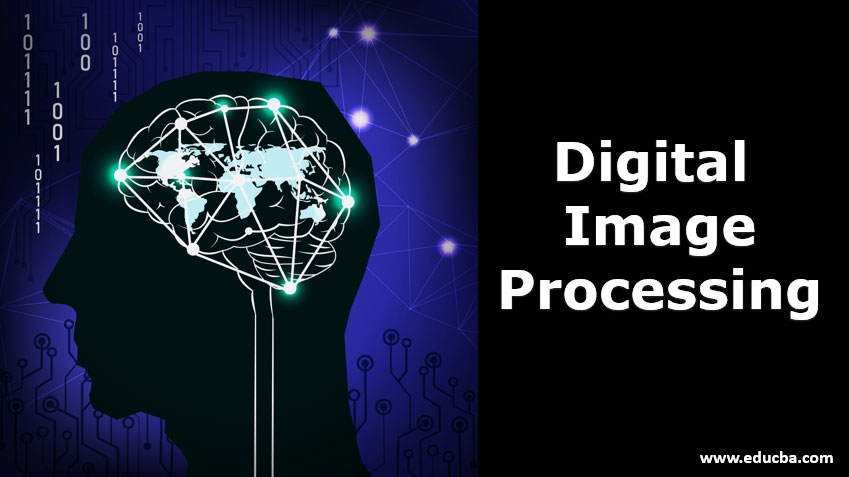
#> input picture Day_1/Session_1/images/dip1.jpg, 849 x 477 px, found by its file name; its folder holds only this picture in this run
$ jupyter execute --allow-errors Day_1_Session_1.ipynb   (shell and % lines are left out)
#> lines starting #> are read from the running program, lines starting #| are printed output that depends on the picture
<a href="https://colab.research.google.com/github/Raviteja654321/CVIT_Workshop/blob/main/Day_1/Session_1/Day_1_Session_1.ipynb" target="_parent"></a>

### Welcome to the intro session of CVIT Workshop ✌✌

Today we shall play around with multiple python modules that shall help you enormously in your research.

Today's Goals:
- Have Fun.
- Learn exciting new stuff.

### Lets Start with Jupyter Notebook features:

## Why notebooks ?
1. Data Visualisation
2. Live Interactions With Code

**Much better to experiment with as compared to standard python files**

Also helps you provide in-place explanations and cues for the future you.

*~~You: Explanation.. Pfff.. Its all in my brain~~*

---

One Month Later:

Code:
```python
print("In reality images of results would be highly helpful not memes")
```

Also I hope this session isn't too $$\frac{ds^3}{dt^3}-y..$$

**In adition to all of the cool Markdown features above, surprisingly we can also code \(Python) and view results in Jupyter Notebooks.**

**So lets begin with learning/brushing up your basic Python skills..**

P.S: The document has a few tasks and its solution hidden below. If you know how to already do it, it doesn't hurt to oil up the machine, otherwise, feel free to un-hide the solution cell and perform the same activity by yourself.

**Lets start with the most essential skill of commenting.**

Solution:

[cell 1]
#@title

# Single line comments start with a number symbol.

""" Multiline strings can be written
    using three "s, and are often used
    as documentation.
"""

**Do the following:**

1. Initialise an integer, float,a boolen value string.
2. Initialise a string and perform string concatenation
3. Placeholder for string manipulation.
4. Printing
5. Take an input

[cell 2]
a=0
b=0.
c=False

string="Hi"
string1=string+"Hello"
print(string1)

d = f"{string} all"
print(d)

print(a,b,c,d)

name = input("Hi.. You are?")
#> the answer given: images/dip1.jpg
print(f"Hi {name}..")

Solution:

[cell 3]
#@title
### 1 ###
a = 1
b = 2.0
c = True

### 2 ###
rand_str = "Hi"
rand_str1 = rand_str + "-fi"
print(rand_str)

### 3 ###
d = f"{rand_str} system"
print(d)

### 4 ###'
print(a,b,c,d)

### 5 ####
name = input("Hi.. You are?")
#> the answer given: images/dip3.jpg
print(f"Hi {name}..")

Play with `lists`:
1. Initialise a list
2. Add elements to a list
3. Add a list to another list
4. Access an element of the list
5. Perform few range tricks (using slices).

[cell 4]
lst1 = [3,2]
lst1.append('d')
lst2=['a','b']
lst3=lst2+lst1
print(lst3)
print(lst3[3])

print(lst3[1:3] )
print(lst3[2:]  )
print(lst3[:3]  )
print(lst3[::2] )
print(lst3[::-1])

*Solution:*

[cell 5]
#@title
### 1 ###
li3 = []
li1 = [1,2,3]
li2 = ["a","b","c"]

### 2 ###
li2.append("d")
print(li2)

### 3 ###
li3 = li1 + li2 ### Surprise!! Python doesn't have a type for a list. Anything can be added
print(li3)

### 4 ###
print(li3[3])

### 5 ###
# You can look at ranges with slice syntax.
# The start index is included, the end index is not
# (It's a closed/open range for you mathy types.)
  # Return list from index 1 to 3 => [2, 4]
  # Return list starting from index 2 => [4, 3]
  # Return list from beginning until index 3  => [1, 2, 4]
  # Return list selecting every second entry => [1, 4]
  # Return list in reverse order => [3, 4, 2, 1]
# Use any combination of these to make advanced slices

Play with `Tuples`: \\
Note that Tuples are immutable i.e once initialised it can be reassigned but not changed.
1. Initialise a tuple
2. Access an element of the tuple
3. Length of Tuple (Same for length of List)

Iteration tricks are the same as seen in lists.

[cell 6]
tupp=(1,2,3)
print(tupp[1])
print(len(tupp))

**Solution:**

[cell 7]
#@title
### 1 ###
tup = (1,2,3)

#### This gives an error because tuples are immutable #####
# tup[1] = 1

### 2 ###
print(tup[0])

### 3 ###
print(len(tup))

Play with `Dicts`: \\
(Dictionaries are maps that have immutable type variables as keys)

1. Initialise a dictionary
2. Look up the value for a key
3. Check if key is in dictionary
4. List all keys of a dictionary
5. List all values of a dictionary

[cell 8]
dic={
    "one":1,
    "two":2,
    "three":3
     }
print(dic['one'])
print('three' in dic)
print(list(dic.keys()))
print(list(dic.values()))

**Solution:**

[cell 9]
#@title
### 1 ###
dic = {"one":1,"two":2,"three":3} ## {} empty dict

### 2 ###
print(dic["one"])

### 3 ###
print("one" in dic)
print("four" in dic)

### 4 ###
print(list(dic.keys()))

### 5 ###
print(list(dic.values()))

Control Flows and Iterables

1. Create an if statement
2. print numbers from 3 to 10 without an explicit for in steps of 2.
3. for loop
4. while loop

[cell 10]
if(1>2):
  print("False")
else:
  print("True")

print(list(range(3,11,2)))

for i in range(4, 8, 2):
    print(i)
x=10
while(x<=12):
  x+=1
  print(x)

**Soluton:**

[cell 11]
#@title
### 1 ###

# Let's just make a variable
some_var = 5

# Here is an if statement. Indentation is significant in Python!
# This prints "some_var is smaller than 10"
if some_var > 10:
    print("some_var is totally bigger than 10.")
elif some_var < 10:    # This elif clause is optional.
    print("some_var is smaller than 10.")
else:                  # This is optional too.
    print("some_var is indeed 10.")


### 2 ###
""" range(lower, upper, step) returns an iterable of numbers
from the lower number to the upper number, while incrementing
by step. If step is not indicated, the default value is 1.
prints:
    3 5 7 9
"""
print(list(range(3,11,2)))

### 3 ###

"""
For loops iterate over lists
prints:
    dog is a mammal
    cat is a mammal
    mouse is a mammal
"""
for animal in ["dog", "cat", "mouse"]:
    # You can use format() to interpolate formatted strings
    print(f"{animal} is a mammal")

for i in range(4, 8, 2):
    print(i)


### 4 ###

"""
While loops go until a condition is no longer met.
prints:
    0
    1
    2
    3
"""
x = 0
while x < 4:
    print(x)
    x += 1  # Shorthand for x = x + 1

`Functions`:

1. Define a small function and returns a single variable.

2. Define a small function that returns multiple variables.

**Solution:**

[cell 12]
#@title
### 1 ###

# Use "def" to create new functions
def add(x, y):
    print(f"x is {x} and y is {y}")
    return x + y  # Return values with a return statement

# Calling functions with parameters
print(add(5, 6))  # => prints out "x is 5 and y is 6" and returns 11

# Another way to call functions is with keyword arguments
print(add(y=6, x=5))  # Keyword arguments can arrive in any order.

### 2 ###

def all_ops(x,y):
  return x+y,x-y,x*y,x/y,[x^y,x&y,x|y]

print(all_ops(5,6))

`File Operations`:

1. Write to File
2. Read from File

**Solution:**

[cell 13]
#@title
### 1 ###
st = "Hello everyone. \nWelcome to CVIT."
with open("myfile1.txt", "w+") as file:
    file.write(st)        # writes a string to a file

### 2 ###
with open("myfile1.txt", "r") as file:
  b = file.readlines()
print(b)

### Problem 1

Given a list of binary strings `numbers`. Define a function that takes the first `k` strings and concats their parity into a string `encoding` and returns it.

[cell 14]
def enc(numbers,k):
#> called with k = 2
  encoding=""
  for ind in range(k):
    par=0
    size=len(numbers[ind])
    for i in range(size):
      par^=int(numbers[ind][i])
    encoding+=str(par)
  return encoding

print(enc(["1011","101"],2))

**Solution**:

[cell 15]
#@title
def get_encoding(numbers,k):
  encoding = ""
  for index in range(k):
    parity = 0
    for digit in numbers[index]:
        parity ^= int(digit)
    encoding += str(parity)
  return encoding

### Less go Numpyyy !!!!

Advantages of Numpy:

- One of the fundamental packages for scientific computing in Python.
- It is a Python library that provides a multidimensional array object.
- Also provides an assortment of pre-implemented routines/functions for:
    - Fast mathematical and logical operations on arrays
    - Shape manipulation
    - Sorting
    - Discrete Fourier transforms
    - Basic linear algebra and basic statistical operations

[cell 16]
import numpy as np

[cell 17]
## !pip install numpy --- Needs to be done for other uncommon modules

[cell 18]
arr = np.array([1, 2, 3, 4, 5, 6])
a = np.array([[1, 2, 3, 4], [5, 6, 7, 8], [9, 10, 11, 12]])
print(a)

Few Easy Tasks:
1. Print the shape of an array.
2. Find the sum, max, min and mean of a 1-dimensional array.
3. Find the mean of each row of a 2-dimensional array.
4. Given a 2 dimensional array, generate an array that consists of indices of maximum element along each row.
5. Generate an numpy array with elements uniformly distributed between start and an end interval.
6. Generate a random 4*4 array and reshape it into an array of shape [2,2,2,2]

[cell 19]
#1.printing shape
print(a.shape)
#2.Finding sum,max, min and mean of 1-dimentional array
mini=np.min(arr)
maxi=np.max(arr)
sum=np.sum(arr)
mean=np.mean(arr)
print("sum is "+str(sum),"max is "+str(maxi),"min is "+str(mini),"mean is "+str(mean))
#3 Mean of each row
print(np.mean(a,axis=1))
#4.maximum of each row
arr = np.array([[1, 2, 3], [4, 5, 6], [7, 8, 9]])
max_indices = np.argmax(arr, axis=1)
print(max_indices)
#5
start = 0
end = 10
size = 5
uniform_arr = np.random.uniform(start, end, size)
print("uniform_arr "+str(uniform_arr))
#6
random_arr = np.random.rand(4, 4)
reshaped_arr = random_arr.reshape(2, 2, 2, 2)
print(reshaped_arr)

**Solution:**

[cell 20]
#@title
# Print the shape of an array
arr = np.array([1, 2, 3, 4, 5])
print(arr.shape)

# Find the sum, max, min, and mean of a 1-dimensional array
arr = np.array([1, 2, 3, 4, 5])
print("Sum:", np.sum(arr))
print("Max:", np.max(arr))
print("Min:", np.min(arr))
print("Mean:", np.mean(arr))

# Find the mean of each row of a 2-dimensional array
arr = np.array([[1, 2, 3], [4, 5, 6], [7, 8, 9]])
mean_row = np.mean(arr, axis=1)
print(mean_row)

# Given a 2-dimensional array, generate an array that consists of indices of the maximum element along each row
arr = np.array([[1, 2, 3], [4, 5, 6], [7, 8, 9]])
max_indices = np.argmax(arr, axis=1)
print(max_indices)

# Generate a NumPy array with elements uniformly distributed between a start and end interval
start = 0
end = 10
size = 5
uniform_arr = np.random.uniform(start, end, size)
print("uniform_arr "+str(uniform_arr))

# Generate a random 4x4 array and reshape it into an array of shape [2, 2, 2, 2]
random_arr = np.random.rand(4, 4)
reshaped_arr = random_arr.reshape(2, 2, 2, 2)
#print(random_arr)
print(reshaped_arr)

### Images..

1. Explore and find out how to read 4 images and plot them in a 2*2 matplotlib figure.

[cell 21]
import cv2
import matplotlib.pyplot as plt
import numpy as np

[cell 22]
from google.colab import drive
#> (the rest of this cell did not finish here and is left out)

**Solution**

[cell 23]
#@title
images = []
for i in range(1,5):
  rgb=cv2.imread(f'drive/MyDrive/images/dip{i}.jpg')
#> rgb is the input picture: shape (477, 849, 3); mean B, G, R 46.6, 28.4, 23.3
  images.append(rgb)

# print(images[3])
fig,axs = plt.subplots(2,2)
#> (the rest of this cell did not finish here and is left out)

2. Do you notice something off in the images displayed? Explore to find the reason and correct the same.

[cell 24]
#@title
images = []
#> (the rest of this cell did not finish here and is left out)

**Solution:**

#> (a cell that did not finish here is left out)

3. Convert the image into grayscale.
 What do you make of the below picture? Does it make any difference to the way we grayscale things?


[cell 26]
img3=cv2.imread(f'drive/MyDrive/images/dip{2}.jpg')
#> (the rest of this cell did not finish here and is left out)

**Solution:**

[cell 27]
#@title
## Mean gray conversion
img3 = cv2.imread(f'drive/MyDrive/images/leaf.jpg')
#> (the rest of this cell did not finish here and is left out)

**Construct a frequency histogram for bell.jpg, and plot the histogram using plt.bar (search on google for syntax)**

[cell 28]
image = cv2.imread('drive/MyDrive/images/bell.jpeg', cv2.IMREAD_GRAYSCALE)
hist = cv2.calcHist([image], [0], None, [256], [0, 256])
#> hist = 256 values from 0 to 0

plt.bar(range(256), hist.flatten(), color='gray')
plt.xlabel('Intensity Value')
plt.ylabel('Frequency')
plt.title('Histogram')
plt.show()
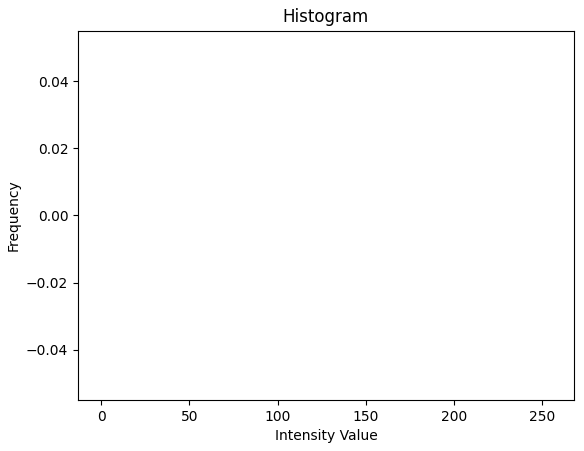
#> figure drawn by matplotlib, 1 panel

**Perform thresholding on bell.jpg using the above constructed histogram.**

[cell 29]
image = cv2.imread('drive/MyDrive/images/bell.jpeg', cv2.IMREAD_GRAYSCALE)
hist = cv2.calcHist([image], [0], None, [256], [0, 256])

threshold_value = 110
_, thresholded_image = cv2.threshold(image, threshold_value, 255, cv2.THRESH_BINARY)

plt.subplot(1, 2, 1)
#> (the rest of this cell did not finish here and is left out)

**Do a simple thresholding on the image sudoku.jpg, and find an apt threshold for the same using the above method.**

[cell 30]
image = cv2.imread('drive/MyDrive/images/sudoku.jpg', cv2.IMREAD_GRAYSCALE)
hist = cv2.calcHist([image], [0], None, [256], [0, 256])

plt.plot(hist)
plt.xlabel('Pixel Intensity')
plt.ylabel('Frequency')
plt.title('Histogram')
plt.show()

threshold_value = 50
_, thresholded_image = cv2.threshold(image, threshold_value, 255, cv2.THRESH_BINARY)

plt.subplot(1, 2, 1)
#> (the rest of this cell did not finish here and is left out)
